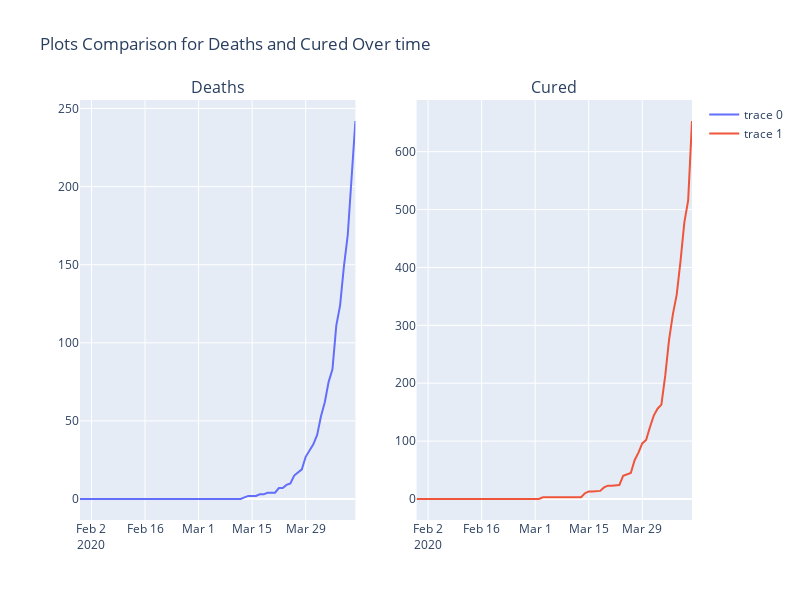

The notebook cell saved with this chart:
### Markdown cell above
#### Observation :
1. The confirmed cases rise rapidly after March 29th.
2. It raised from 1000 to 7800 after March 29th.

### Code cell
fig = make_subplots(rows=1, cols=2,subplot_titles=("Deaths","Cured"))
fig.add_trace(pgo.Scatter(x=dd["Date"],y=dd["Deaths"]),row=1,col=1)
fig.add_trace(pgo.Scatter(x=dd["Date"],y=dd["Cured"]),row=1,col=2)
fig.update_layout(height=600, width=800, title_text="Plots Comparison for Deaths and Cured Over time")
fig.show()

### Figure 1 — Plotly figure (JSON) as saved in the notebook; plotly's stock layout.template omitted (floating-point values rounded to 4 significant figures)
{"data": [{"type": "scatter", "x": ["2020-01-30", "2020-01-31", "2020-02-01", "2020-02-02", "2020-02-03", "2020-02-04", "2020-02-05", "2020-02-06", "2020-02-07", "2020-02-08", "2020-02-09", "2020-02-10", "2020-02-11", "2020-02-12", "2020-02-13", "2020-02-14", "2020-02-15", "2020-02-16", "2020-02-17", "2020-02-18", "2020-02-19", "2020-02-20", "2020-02-21", "2020-02-22", "2020-02-23", "2020-02-24", "2020-02-25", "2020-02-26", "2020-02-27", "2020-02-28", "2020-02-29", "2020-03-01", "2020-03-02", "2020-03-03", "2020-03-04", "2020-03-05", "2020-03-06", "2020-03-07", "2020-03-08", "2020-03-09", "2020-03-10", "2020-03-11", "2020-03-12", "2020-03-13", "2020-03-14", "2020-03-15", "2020-03-16", "2020-03-17", "2020-03-18", "2020-03-19", "2020-03-20", "2020-03-21", "2020-03-22", "2020-03-23", "2020-03-24", "2020-03-25", "2020-03-26", "2020-03-27", "2020-03-28", "2020-03-29", "2020-03-30", "2020-03-31", "2020-04-01", "2020-04-02", "2020-04-03", "2020-04-04", "2020-04-05", "2020-04-06", "2020-04-07", "2020-04-08", "2020-04-09", "2020-04-10", "2020-04-11"], "xaxis": "x", "y": [0, 0, 0, 0, 0, 0, 0, 0, 0, 0, 0, 0, 0, 0, 0, 0, 0, 0, 0, 0, 0, 0, 0, 0, 0, 0, 0, 0, 0, 0, 0, 0, 0, 0, 0, 0, 0, 0, 0, 0, 0, 0, 0, 1, 2, 2, 2, 3, 3, 4, 4, 4, 7, 7, 9, 10, 15, 17, 19, 27, 31, 35, 41, 53, 62, 75, 83, 111, 124, 149, 169, 206, 242], "yaxis": "y"}, {"type": "scatter", "x": ["2020-01-30", "2020-01-31", "2020-02-01", "2020-02-02", "2020-02-03", "2020-02-04", "2020-02-05", "2020-02-06", "2020-02-07", "2020-02-08", "2020-02-09", "2020-02-10", "2020-02-11", "2020-02-12", "2020-02-13", "2020-02-14", "2020-02-15", "2020-02-16", "2020-02-17", "2020-02-18", "2020-02-19", "2020-02-20", "2020-02-21", "2020-02-22", "2020-02-23", "2020-02-24", "2020-02-25", "2020-02-26", "2020-02-27", "2020-02-28", "2020-02-29", "2020-03-01", "2020-03-02", "2020-03-03", "2020-03-04", "2020-03-05", "2020-03-06", "2020-03-07", "2020-03-08", "2020-03-09", "2020-03-10", "2020-03-11", "2020-03-12", "2020-03-13", "2020-03-14", "2020-03-15", "2020-03-16", "2020-03-17", "2020-03-18", "2020-03-19", "2020-03-20", "2020-03-21", "2020-03-22", "2020-03-23", "2020-03-24", "2020-03-25", "2020-03-26", "2020-03-27", "2020-03-28", "2020-03-29", "2020-03-30", "2020-03-31", "2020-04-01", "2020-04-02", "2020-04-03", "2020-04-04", "2020-04-05", "2020-04-06", "2020-04-07", "2020-04-08", "2020-04-09", "2020-04-10", "2020-04-11"], "xaxis": "x2", "y": [0, 0, 0, 0, 0, 0, 0, 0, 0, 0, 0, 0, 0, 0, 0, 0, 0, 0, 0, 0, 0, 0, 0, 0, 0, 0, 0, 0, 0, 0, 0, 0, 0, 3, 3, 3, 3, 3, 3, 3, 3, 3, 3, 3, 10, 13, 13, 14, 14, 20, 23, 23, 24, 24, 40, 43, 45, 67, 80, 96, 102, 124, 144, 156, 163, 213, 275, 319, 353, 411, 478, 516, 653], "yaxis": "y2"}], "layout": {"annotations": [{"font": {"size": 16}, "showarrow": false, "text": "Deaths", "x": 0.225, "xanchor": "center", "xref": "paper", "y": 1, "yanchor": "bottom", "yref": "paper"}, {"font": {"size": 16}, "showarrow": false, "text": "Cured", "x": 0.775, "xanchor": "center", "xref": "paper", "y": 1, "yanchor": "bottom", "yref": "paper"}], "height": 600, "title": {"text": "Plots Comparison for Deaths and Cured Over time"}, "width": 800, "xaxis": {"anchor": "y", "domain": [0, 0.45]}, "xaxis2": {"anchor": "y2", "domain": [0.55, 1]}, "yaxis": {"anchor": "x", "domain": [0, 1]}, "yaxis2": {"anchor": "x2", "domain": [0, 1]}}}
